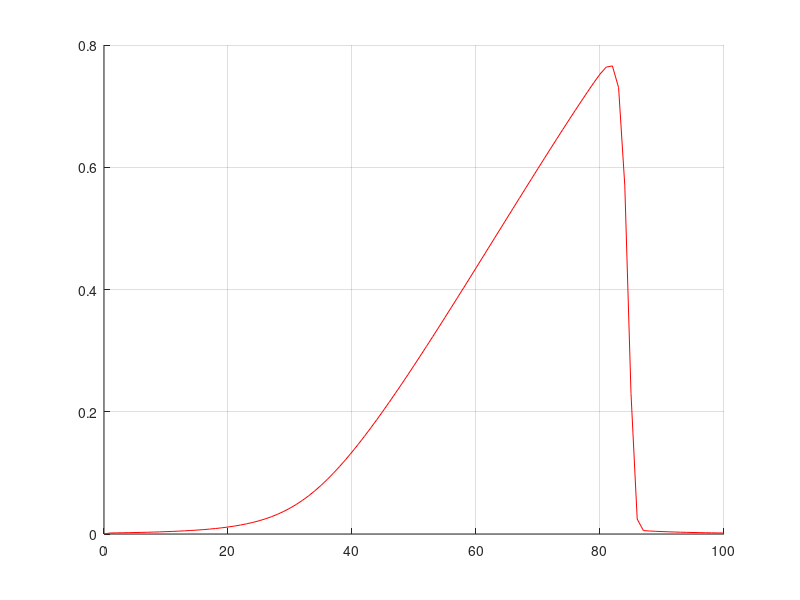

Source code (MATLAB):
clc
clear all
close all

h = 1;
tau = 0.05;

x = 0 : h : 100;
t = 0 : tau : 50;

u = zeros(size(t, 2), size(x, 2));
u(:, 1) = zeros(length(t), 1);
u(1, :) = 1./(1 + ((x - 50)/10).^4);
k = h/tau;

for i = 2 : size(u, 1)
    for j = 2 : size(u, 2)
        u(i, j) =sqrt(k^2 + 2 * k * u(i-1, j) + u(i, j-1)^2) - k; 
    end
end

for i = 1 : length(t)
    clf
    hold on
    grid on
    plot(x, u(i, :),'r') 
    pause(1e-6)
end